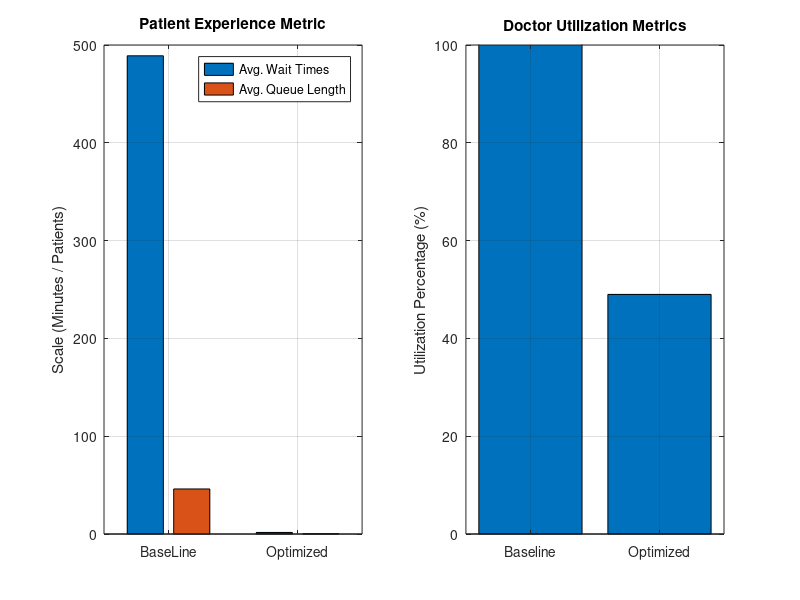

Write MATLAB code to recreate this figure.
function [patients_matrix,results_before,results_after]= service_system()


%----------------------------------------------------------------------------------
patient_matrix = patients_generate();
[results_before, ~,data_base] = sim_patient_priority(patient_matrix, 1);
[results_after, ~,data_opt] = sim_patient_priority(patient_matrix, 3);
strategic_analysis_report_numerical(data_base, data_opt);

end
%----------------------------------------------------------------------------------
% Generate Patients functions
% Written by Tan Khai Yu
function patients_matrix = patients_generate()

  % Set the default parameter
  total_minutes = 1440; % Open 24 hours in minutes unit
  current_time = 0; % Clock begin at 0
  patients_id = 0; % Patients begin from 0

  % Set Storage Arrays
  arrival_times = [];
  normalize_emergency = [];

  % Loop that randomly generates patient arrival times
  while current_time < total_minutes

      % Set the busy from 8 a.m.(480 minutes) until 8 p.m.(1200 minutes)to peak hour
      if current_time >= 480 && current_time <= 1200
          % Use Lambda set 5 minutes per person in peak hour
          lambda = 1 / 5;
      else
          % Use Lambda set 10 minutes per person in non-peak hour
          lambda = 1 / 10;
      end

 % Random variate formula: X_i = (-1 / lambda) * ln(1 - R_i)
 % Note: ln -> log(x)

      % Generate random number between 0 and 1
      R_i = rand();
      inter_arrival = (-1 / lambda) * log(1 - R_i);

      % Update new current time
      current_time = current_time + inter_arrival;

      % Assign the arrival time to patient
      if current_time <= total_minutes;
        patients_id = patients_id + 1;
        arrival_times(patients_id) = current_time;

          % If random number < 0.3 become emergency case else is nomalize case
          if rand() < 0.3;
            normalize_emergency(patients_id) = 1; % Set 1 become emergency case
          else
            normalize_emergency(patients_id) = 2; % Set 2 become normalize case
          end
      end
  end
    % Set output format
  patients_matrix = [(1:patients_id)',arrival_times',normalize_emergency'];

    % Display Summary Patients Detail
  printf('\n---------------------------------------------------------------------\n');
  printf('\n Function Generate Patients and Assign become Emergency or Normalize \n');
  printf('\n---------------------------------------------------------------------\n');
  printf('\n Total Patients arrived                 : %d\n',patients_id);
  printf('\n Total Patients for Emergency Case      : %d\n',sum (normalize_emergency == 1));
  printf('\n Total Patients for Normalize Case      : %d\n',sum (normalize_emergency == 2));
  printf('\n---------------------------------------------------------------------\n');
end
%--------------------------------------------------------------------------------------
% Multi-Server Priority Queue Simulation
% Written by AL-SAKKAF, MAHMOOD SHAFEQ A`BDULWALI
function [results,summary,report_data] = sim_patient_priority(patients,num_doctors)
  n = size(patients,1);

% Inject random service times
 mean_service = 10;
 svc_times = - mean_service * log(1 - rand(n, 1));
 patients = [patients(:,1:2), svc_times, patients(:,3)];
% Sort by arrival time
 patients = sortrows(patients,2);

% Set the Variables
 curr_time = 0;
 count_time = 0;
 idx = 1;

 queue = [];
 results = [];
 t_doctors = zeros(1, num_doctors); % Track when each doctor will be free

% Matrix structured specifically for strategic_analysis_report_numerical.m
% Format: [ID, Arrival, Priority, StartTime, EndTime]
report_data = zeros(n,5);

while count_time < n
    % Buffer newly arrived patients into the active queue
    while idx <= n && patients(idx,2) <= curr_time
      queue = [queue; patients(idx, :)];
      idx = idx + 1;
    end

  % Find which doctors are free now
  available_doctors = find(t_doctors <= curr_time);

  % Assign the patients to doctor are free now
  if ~isempty(queue) && ~isempty(available_doctors)

    %Filter queue by case emergency,then by arrival time
    %case emergency  = 1 && case normalize = 2
    queue = sortrows (queue, [4,2]);

    %Pop next patients
    curr = queue(1, :);
    queue (1,:) =[];

    p_id = curr(1);
    arrival = curr(2);
    service = curr(3);
    prio =curr(4);

    % Assign to the first available doctor right now
    doc_idx = available_doctors(1);

    % Calculate the  timeline metrics
    t_start = max(curr_time,arrival);
    t_wait = t_start - arrival;
    t_finish = t_start + service;
    t_system = t_finish - arrival;

    %Show the results
    results = [results; p_id, arrival, service, prio, t_start, t_wait, t_finish, t_system];
    report_data(count_time + 1, :) = [p_id, arrival, prio, t_start, t_finish];

    %Update the chosen docter schedule
    t_doctors(doc_idx) = t_finish;
    count_time = count_time + 1;
  else
      % Set next event
      next_event_times = [];

      if idx <= n
        next_event_times = [next_event_times,patients(idx, 2)];
      end

      busy_doctors =  t_doctors(t_doctors > curr_time);

      if ~isempty(busy_doctors)
        next_event_times = [next_event_times, min(busy_doctors)];
      end

      if ~isempty(next_event_times);
        curr_time = min(next_event_times);
      end
    end
  end

  % Aggregate performance metrics
  summary = mean(results(:,[6,3,8]),1);
end
%-----------------------------------------------------------------------------------------------------
% Strategic analysis report generator
% Written by NG YONG QI
function strategic_analysis_report_numerical(baseline_matrix, optimized_matrix)

  %Define simulation parameters
  scenarios = {baseline_matrix, optimized_matrix};
  scen_names = {'Baseline (Scenario A: 1 Doctor)', 'Optimized (Scenario B: 3 Doctors)'};

  total_time_mins = 1440; %24-hour simulation

  %level 4 component A requires multiple doctors.
  %assume baseline has 1 doctor, optimized has 3
  server_counts = [1, 3];

  %Pre-allocate tracking arrays for automated scenario visualization
  plot_waits = zeros(1, 2);
  plot_queues = zeros(1, 2);
  plot_utilization = zeros(1, 2);

  %Display structural ASCII interface
  printf('\n=====================================================================\n');
  printf('           CMA6134-T2610 EMERGENCY DEPARTMENT STRATEGIC REPORT         \n');
  printf('                 COMPUTED PERFORMANCE METRICS (LEVEL 4 QC)             \n');
  printf('\n=====================================================================\n');


  for s = 1:2
    data = scenarios{s};

    % Extract exact data columns from teammate matrix handoffs
    arr   = data(:, 2); % Arrival Times
    cases = data(:, 3); % Priority levels (1 = Emergency, 2 = Normal)
    st    = data(:, 4); % Service Start Times
    ends  = data(:, 5); % Service End Times

    %% METRIC 1: average waiting time
    total_served = size(data, 1);

    %% METRIC 2: Average Waiting Time
    wait_times = st - arr;
    avg_wait_overall = mean(wait_times);

    % Level 4 proof: Breaking down wait times by priority
    avg_wait_emergency = mean(wait_times(cases == 1));
    avg_wait_normal = mean(wait_times(cases == 2));

    %% METRIC 3: Average Queue Length via lec's trapezoidal rule
    % Bind the current data to the q_func interface
    current_q_handle = @(t) q_func(t, arr, st);

    % Integrate from t=0 to t=1440 with 1440 steps (1 minute intervals)
    total_area = trapezoidalRule(current_q_handle, 0, total_time_mins, total_time_mins);
    avg_queue_length = total_area / total_time_mins;

    %% METRIC 4: Docotr Utilization
    % total minutes spent treating patients across all doctors
    total_busy_time = sum(ends - st);

    % Maximum possible minutes of service capacity
    max_capacity = total_time_mins * server_counts(s);
    utilization_rate = (total_busy_time / max_capacity) * 100;

    % Store metrics for plotting
    plot_waits(s) = avg_wait_overall;
    plot_queues(s) = avg_queue_length;
    plot_utilization(s) = utilization_rate;

    %% Display Summary Data
    printf('\n >> %s \n', scen_names{s});
    printf('---------------------------------------------------------------------\n');
    printf(' [1] Total Patients Served           : %d patients\n', total_served);
      printf(' [2] Average Waiting Time (Overall)  : %-10.2f minutes\n', avg_wait_overall);
      printf('     - Priority 1 (Emergency) Waits  : %-10.2f minutes\n', avg_wait_emergency);
      printf('     - Priority 2 (Normal) Waits     : %-10.2f minutes\n', avg_wait_normal);
      printf(' [3] Average Queue Length (Integral) : %-10.2f patients\n', avg_queue_length);
      printf(' [4] Doctor Utilization (%d Doctors)  : %-10.2f %%\n', server_counts(s), utilization_rate);
    end
    printf('=====================================================================\n\n');

    %%Automated side by side Visualization (fulfills component C "Compare Scenarios")
    printf('>> Generating Performance Comparison Charts...\n\n');
    grid on;

    subplot(1, 2, 1);
    bar([1, 2], [plot_waits; plot_queues]');
    title('Patient Experience Metric');
    ylabel('Scale (Minutes / Patients)');
    legend('Avg. Wait Times', 'Avg. Queue Length', 'location', 'northeast');
    set(gca, 'XTick', [1, 2], 'XTickLabel', {'BaseLine', 'Optimized'});
    grid on;

    subplot(1, 2, 2);
    bar([1, 2], plot_utilization);
    title('Doctor Utilization Metrics');
    ylabel('Utilization Percentage (%)');
    ylim([0 100]);
    set(gca, 'XTick', [1, 2], 'XTickLabel', {'Baseline', 'Optimized'});
    grid on;

  endfunction
%------------------------------------------------------------------------------------------------------
%Extra Mathematical Helpers
%Written by NG YONG QI
function y = q_func(x, arr, st)

  %calculates how many patients are in the queue at every time poinnt 'x'
  y = zeros(1, length(x));

  for i = 1:length(x)
   % patients arrived but haven't started service yet
    y(i) = sum((arr <= x(i)) & (st > x(i)));
  end
endfunction

function output = trapezoidalRule(fun, a, b, n)
    %Calculate the step size
    h = (b-a)/n;

    %Create the array of time steps from start a to end b
    x = a:h:b;

    %Evaluate the queue fuction at every time step
    fv = feval(fun, x);

    %Lecturer's vectorized weight arrat for the Trapezoidal formulation
    w = [1; 2*ones(n-1, 1); 1];

    %Calculate the final integral (area unde the curve) via dot product
    output = (h/2.0) * (fv * w);
  endfunction
